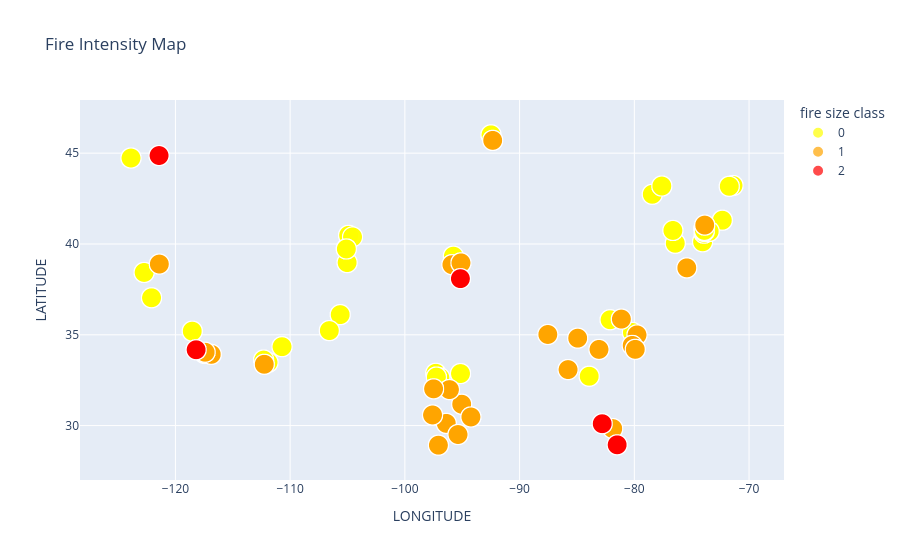

Source (notebook cell):
### Code cell
size_scale = 10
copy['BUBBLE_SIZE'] = copy['FIRE_SIZE'] / copy['FIRE_SIZE'].max() * size_scale + 10
copy['FIRE_SIZE_CLASS_encoded'] = copy['FIRE_SIZE_CLASS_encoded'].astype(str)
fig = px.scatter(
    copy, 
    x='LONGITUDE', 
    y='LATITUDE', 
    color='FIRE_SIZE_CLASS_encoded',  
     opacity=0.7,
    size=[20] * len(copy), 
    title="Fire Intensity Map", 
    category_orders={"FIRE_SIZE_CLASS_encoded": ["0", "1", "2"]},
    color_discrete_map= {'0': 'yellow', '1': 'orange', '2': 'red'}
)
fig.update_layout(legend_title_text="fire size class")

fig.show()

### Figure 1 — Plotly figure (JSON) as saved in the notebook; plotly's stock layout.template omitted (floating-point values rounded to 4 significant figures; data arrays with more than 128 entries replaced by an {"elided": "..."} marker saying what was removed)
{"data": [{"hovertemplate": "FIRE_SIZE_CLASS_encoded=0<br>LONGITUDE=%{x}<br>LATITUDE=%{y}<br>size=%{marker.size}<extra></extra>", "legendgroup": "0", "marker": {"color": "yellow", "opacity": 0.7, "size": {"elided": "916 int values"}, "sizemode": "area", "sizeref": 0.05, "symbol": "circle"}, "mode": "markers", "name": "0", "showlegend": true, "type": "scattergl", "x": {"elided": "916 float values"}, "xaxis": "x", "y": {"elided": "916 float values"}, "yaxis": "y"}, {"hovertemplate": "FIRE_SIZE_CLASS_encoded=1<br>LONGITUDE=%{x}<br>LATITUDE=%{y}<br>size=%{marker.size}<extra></extra>", "legendgroup": "1", "marker": {"color": "orange", "opacity": 0.7, "size": {"elided": "630 int values"}, "sizemode": "area", "sizeref": 0.05, "symbol": "circle"}, "mode": "markers", "name": "1", "showlegend": true, "type": "scattergl", "x": {"elided": "630 float values"}, "xaxis": "x", "y": {"elided": "630 float values"}, "yaxis": "y"}, {"hovertemplate": "FIRE_SIZE_CLASS_encoded=2<br>LONGITUDE=%{x}<br>LATITUDE=%{y}<br>size=%{marker.size}<extra></extra>", "legendgroup": "2", "marker": {"color": "red", "opacity": 0.7, "size": [20, 20, 20, 20, 20, 20, 20, 20, 20, 20, 20, 20, 20, 20, 20, 20, 20, 20, 20, 20, 20, 20, 20, 20, 20, 20, 20, 20, 20, 20, 20, 20, 20, 20, 20, 20, 20, 20, 20, 20, 20, 20, 20, 20, 20, 20, 20, 20, 20, 20, 20, 20, 20, 20, 20, 20, 20, 20, 20, 20, 20, 20, 20, 20, 20, 20, 20, 20, 20, 20, 20, 20, 20, 20, 20, 20, 20, 20, 20, 20, 20, 20, 20, 20, 20, 20, 20, 20, 20, 20, 20, 20, 20, 20, 20, 20, 20, 20, 20, 20, 20, 20, 20, 20, 20, 20, 20, 20, 20, 20, 20, 20, 20, 20, 20, 20, 20, 20, 20, 20, 20, 20, 20], "sizemode": "area", "sizeref": 0.05, "symbol": "circle"}, "mode": "markers", "name": "2", "showlegend": true, "type": "scattergl", "x": [-95.16, -95.16, -95.16, -95.16, -95.16, -95.16, -95.16, -95.16, -95.16, -95.16, -95.16, -95.16, -95.16, -95.16, -95.16, -95.16, -95.16, -95.16, -95.16, -95.16, -95.16, -95.16, -95.16, -95.16, -95.16, -121.4, -121.4, -121.4, -121.4, -121.4, -121.4, -121.4, -121.4, -121.4, -121.4, -121.4, -121.4, -121.4, -121.4, -121.4, -121.4, -121.4, -121.4, -121.4, -121.4, -121.4, -121.4, -121.4, -121.4, -121.4, -82.8, -82.8, -82.8, -82.8, -82.8, -82.8, -82.8, -82.8, -82.8, -82.8, -82.8, -82.8, -82.8, -82.8, -82.8, -82.8, -82.8, -82.8, -82.8, -82.8, -82.8, -82.8, -82.8, -82.8, -82.8, -118.2, -118.2, -118.2, -118.2, -118.2, -118.2, -118.2, -118.2, -118.2, -118.2, -118.2, -118.2, -118.2, -118.2, -118.2, -118.2, -118.2, -118.2, -118.2, -118.2, -118.2, -118.2, -118.2, -81.5, -81.5, -81.5, -81.5, -81.5, -81.5, -81.5, -81.5, -81.5, -81.5, -81.5, -81.5, -81.5, -81.5, -81.5, -81.5, -81.5, -81.5, -81.5, -81.5, -81.5, -81.5, -81.5, -81.5, -81.5], "xaxis": "x", "y": [38.09, 38.09, 38.09, 38.09, 38.09, 38.09, 38.09, 38.09, 38.09, 38.09, 38.09, 38.09, 38.09, 38.09, 38.09, 38.09, 38.09, 38.09, 38.09, 38.09, 38.09, 38.09, 38.09, 38.09, 38.09, 44.87, 44.87, 44.87, 44.87, 44.87, 44.87, 44.87, 44.87, 44.87, 44.87, 44.87, 44.87, 44.87, 44.87, 44.87, 44.87, 44.87, 44.87, 44.87, 44.87, 44.87, 44.87, 44.87, 44.87, 44.87, 30.1, 30.1, 30.1, 30.1, 30.1, 30.1, 30.1, 30.1, 30.1, 30.1, 30.1, 30.1, 30.1, 30.1, 30.1, 30.1, 30.1, 30.1, 30.1, 30.1, 30.1, 30.1, 30.1, 30.1, 30.1, 34.18, 34.18, 34.18, 34.18, 34.18, 34.18, 34.18, 34.18, 34.18, 34.18, 34.18, 34.18, 34.18, 34.18, 34.18, 34.18, 34.18, 34.18, 34.18, 34.18, 34.18, 34.18, 34.18, 28.94, 28.94, 28.94, 28.94, 28.94, 28.94, 28.94, 28.94, 28.94, 28.94, 28.94, 28.94, 28.94, 28.94, 28.94, 28.94, 28.94, 28.94, 28.94, 28.94, 28.94, 28.94, 28.94, 28.94, 28.94], "yaxis": "y"}], "layout": {"legend": {"itemsizing": "constant", "title": {"text": "fire size class"}, "tracegroupgap": 0}, "title": {"text": "Fire Intensity Map"}, "xaxis": {"anchor": "y", "domain": [0, 1], "title": {"text": "LONGITUDE"}}, "yaxis": {"anchor": "x", "domain": [0, 1], "title": {"text": "LATITUDE"}}}}
